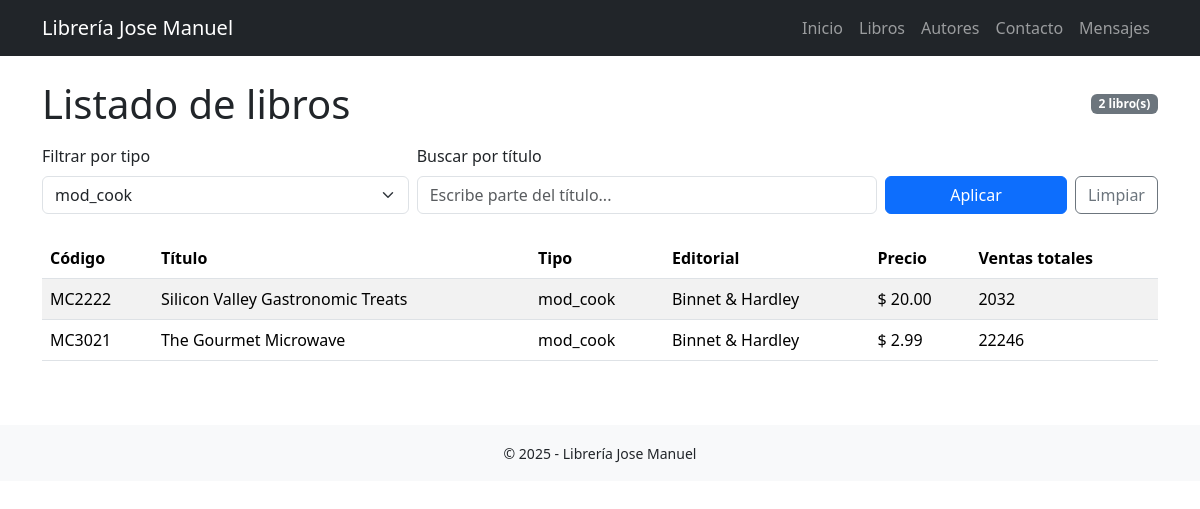
Page /pages/libros.php?tipo=mod_cook on the committed database.
### tables this page shows
CREATE TABLE `titulos` (
  `id_titulo` varchar(6) NOT NULL,
  `titulo` varchar(60) NOT NULL,
  `tipo` varchar(15) NOT NULL,
  `id_pub` varchar(4) NOT NULL,
  `precio` double DEFAULT NULL,
  `avance` double DEFAULT NULL,
  `total_ventas` int DEFAULT NULL,
  `notas` varchar(255) NOT NULL,
  `fecha_pub` datetime NOT NULL,
  `contrato` varchar(1) NOT NULL,
  PRIMARY KEY (`id_titulo`)
);

CREATE TABLE `publicadores` (
  `id_pub` varchar(4) NOT NULL,
  `nombre_pub` varchar(30) NOT NULL,
  `ciudad` varchar(15) NOT NULL,
  `estado` varchar(2) NOT NULL,
  PRIMARY KEY (`id_pub`)
);

### pages/libros.php (the view, shortened to what this page needs)
<?php
require_once __DIR__ . '/../config/db.php';
include __DIR__ . '/../includes/header.php';
$sqlTipos = "SELECT DISTINCT tipo FROM titulos ORDER BY tipo";
$tiposStmt = $pdo->query($sqlTipos);
$tipos = $tiposStmt->fetchAll(PDO::FETCH_COLUMN);
$tipoSeleccionado = isset($_GET['tipo']) ? trim($_GET['tipo']) : '';
$busqueda = isset($_GET['q']) ? trim($_GET['q']) : '';
$sql = "
    SELECT
        t.id_titulo,
        t.titulo,
        t.tipo,
        p.nombre_pub AS editorial,
        t.precio,
        t.total_ventas
    FROM titulos t
    LEFT JOIN publicadores p ON t.id_pub = p.id_pub
";
$condiciones = [];
$params = [];
if ($tipoSeleccionado !== '') {
    $condiciones[] = 't.tipo = ?';
    $params[] = $tipoSeleccionado;
}
if ($condiciones) {
    $sql .= ' WHERE ' . implode(' AND ', $condiciones);
}
$sql .= ' ORDER BY t.titulo';
$stmt = $pdo->prepare($sql);
$stmt->execute($params);
$libros = $stmt->fetchAll();
?>
<div class="container mt-4">
    <div class="d-flex justify-content-between align-items-center mb-3">
        <h1 class="mb-0">Listado de libros</h1>
        <span class="badge bg-secondary badge-count">
            <?= count($libros) ?> libro(s)
        </span>
    </div>
    <form method="GET" class="row g-2 mb-4 filtros-libros">
        <div class="col-md-4">
            <label class="form-label">Filtrar por tipo</label>
            <select name="tipo" class="form-select">
                <?php foreach ($tipos as $tipo): ?>
                    <option value="<?= htmlspecialchars($tipo) ?>"
                        <?= $tipo === $tipoSeleccionado ? 'selected' : '' ?>>
                        <?= htmlspecialchars($tipo) ?>
                    </option>
                <?php endforeach; ?>
            </select>
        </div>
        <div class="col-md-5">
            <label class="form-label">Buscar por título</label>
            <input
                type="text"
                name="q"
                class="form-control"
                placeholder="Escribe parte del título..."
                value="<?= htmlspecialchars($busqueda) ?>"
            >
        </div>
        <div class="col-md-3 d-flex align-items-end gap-2">
            <button type="submit" class="btn btn-primary w-100">
                Aplicar
            </button>
            <a href="libros.php" class="btn btn-outline-secondary">
                Limpiar
            </a>
        </div>
    </form>
    <?php if (count($libros) === 0): ?>
        <div class="alert alert-info">
            No se encontraron libros con los criterios seleccionados.
        </div>
    <?php else: ?>
        <div class="table-responsive">
            <table class="table table-striped table-hover align-middle table-custom">
                <thead>
                    <tr>
                        <th>Código</th>
                        <th>Título</th>
                        <th>Tipo</th>
                        <th>Editorial</th>
                        <th>Precio</th>
                        <th>Ventas totales</th>
                    </tr>
                </thead>
                <tbody>
                    <?php foreach ($libros as $libro): ?>
                        <tr>
                            <td><?= htmlspecialchars($libro['id_titulo']) ?></td>
                            <td><?= htmlspecialchars($libro['titulo']) ?></td>
                            <td><?= htmlspecialchars($libro['tipo']) ?></td>
                            <td><?= htmlspecialchars($libro['editorial'] ?? 'N/D') ?></td>
                            <td>
                                <?= $libro['precio'] !== null
                                    ? '$ ' . number_format($libro['precio'], 2)
                                    : 'N/D' ?>
                            </td>
                            <td><?= $libro['total_ventas'] ?? 0 ?></td>
                        </tr>
                    <?php endforeach; ?>
                </tbody>
            </table>
        </div>
    <?php endif; ?>
</div>
<?php
include __DIR__ . '/../includes/footer.php';
?>

### rows in the picture
titulos: id_titulo "MC2222", titulo "Silicon Valley Gastronomic Treats", tipo "mod_cook", id_pub.nombre_pub "Binnet & Hardley", precio "20.00", total_ventas "2032"
titulos: id_titulo "MC3021", titulo "The Gourmet Microwave", tipo "mod_cook", id_pub.nombre_pub "Binnet & Hardley", precio "2.99", total_ventas "22246"

### other values in the picture
count($libros) "2"
form field tipo "mod_cook"
